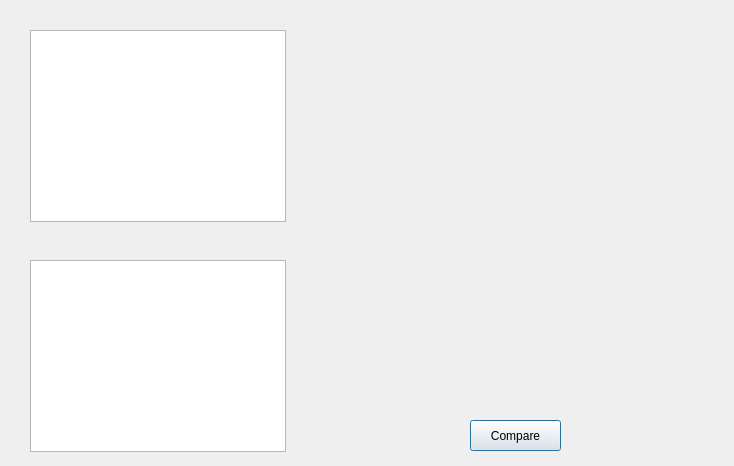
<?xml version="1.0" encoding="UTF-8"?>
<ui version="4.0">
 <class>compareDialog</class>
 <widget class="QDialog" name="compareDialog">
  <property name="geometry">
   <rect>
    <x>0</x>
    <y>0</y>
    <width>734</width>
    <height>466</height>
   </rect>
  </property>
  <property name="windowTitle">
   <string>Compare</string>
  </property>
  <widget class="QListView" name="listView">
   <property name="geometry">
    <rect>
     <x>30</x>
     <y>30</y>
     <width>256</width>
     <height>192</height>
    </rect>
   </property>
  </widget>
  <widget class="QListView" name="listView_2">
   <property name="geometry">
    <rect>
     <x>30</x>
     <y>260</y>
     <width>256</width>
     <height>192</height>
    </rect>
   </property>
  </widget>
  <widget class="QPushButton" name="pushButton">
   <property name="geometry">
    <rect>
     <x>470</x>
     <y>420</y>
     <width>91</width>
     <height>31</height>
    </rect>
   </property>
   <property name="text">
    <string>Compare</string>
   </property>
  </widget>
 </widget>
 <resources/>
 <connections/>
</ui>
